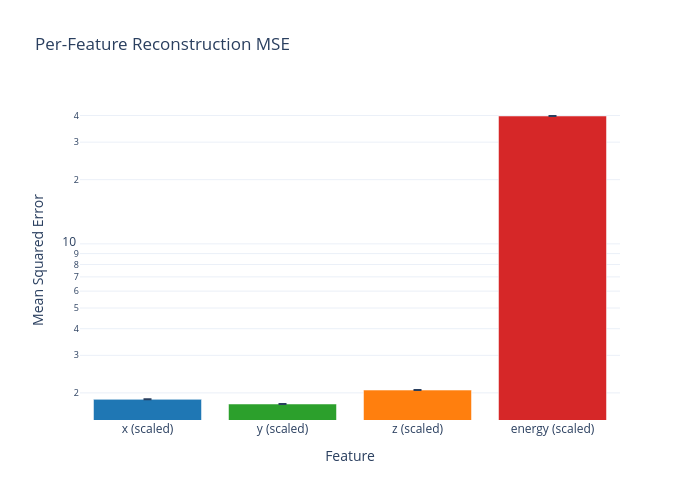

Write notebook code for a chart like this one.
### Code cell
def plot_per_feature_mse(metrics, feature_names):
    """create bar chart of per-feature mse with error bars."""
    means = [np.mean(metrics['per_feature_mse'][i]) for i in range(4)]
    stds = [np.std(metrics['per_feature_mse'][i]) for i in range(4)]
    
    fig = go.Figure()
    fig.add_trace(go.Bar(
        x=feature_names,
        y=means,
        error_y=dict(type='data', array=stds, visible=True),
        marker_color=['#1f77b4', '#2ca02c', '#ff7f0e', '#d62728'],
        name='MSE'
    ))
    
    fig.update_layout(
        title="Per-Feature Reconstruction MSE",
        xaxis_title="Feature",
        yaxis_title="Mean Squared Error",
        yaxis_type="log",
        template="plotly_white",
        width=700,
        height=500
    )
    
    fig.show()
    fig.write_html(OUTPUT_DIR / "per_feature_mse.html")

plot_per_feature_mse(metrics, FEATURE_NAMES)

### Figure 1 — Plotly figure (JSON) as saved in the notebook; plotly's stock layout.template omitted (floating-point values rounded to 4 significant figures)
{"data": [{"error_y": {"array": [0, 0, 0, 0], "type": "data", "visible": true}, "marker": {"color": ["#1f77b4", "#2ca02c", "#ff7f0e", "#d62728"]}, "name": "MSE", "type": "bar", "x": ["x (scaled)", "y (scaled)", "z (scaled)", "energy (scaled)"], "y": [1.864, 1.773, 2.061, 39.78]}], "layout": {"height": 500, "title": {"text": "Per-Feature Reconstruction MSE"}, "width": 700, "xaxis": {"title": {"text": "Feature"}}, "yaxis": {"title": {"text": "Mean Squared Error"}, "type": "log"}}}
